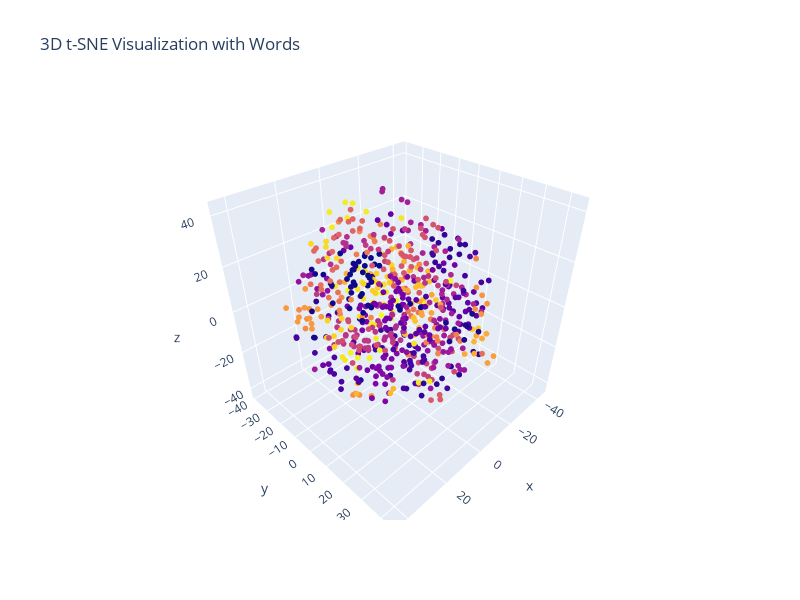

Notebook cell for this chart:
### Code cell
import plotly.graph_objects as go

text = []
print(valid_phrases4) ###
for phrase, label in zip(valid_phrases4, labels): ###
    text.append('words: ' + phrase + ' label: ' + str(label))

fig = go.Figure(data=[
    go.Scatter3d(
        x=low_dim_data[:, 0],
        y=low_dim_data[:, 1],
        z=low_dim_data[:, 2],
        mode='markers',
        marker=dict(size=2, color=labels),
        text=text,  # 设置每个点的标签
        hoverinfo='text'  # 当悬停在点上时，只显示text内容
    )
])

fig.update_layout(title="3D t-SNE Visualization with Words", width=800, height=600)
fig.show()

### Figure 1 — Plotly figure (JSON) as saved in the notebook; plotly's stock layout.template omitted (floating-point values rounded to 4 significant figures; data arrays with more than 128 entries replaced by an {"elided": "..."} marker saying what was removed)
{"data": [{"hoverinfo": "text", "marker": {"color": {"elided": "681 int values"}, "size": 2}, "mode": "markers", "text": {"elided": "681 str values"}, "type": "scatter3d", "x": {"elided": "681 float values"}, "y": {"elided": "681 float values"}, "z": {"elided": "681 float values"}}], "layout": {"height": 600, "title": {"text": "3D t-SNE Visualization with Words"}, "width": 800}}
